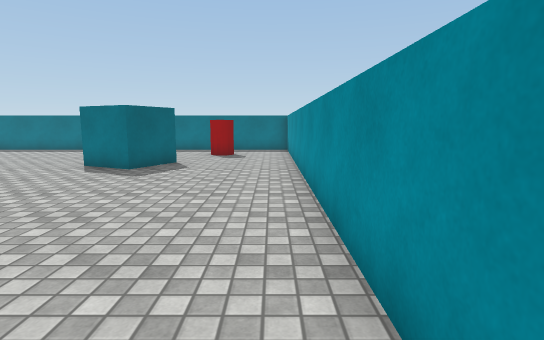
View 1 (above)

24 first-person views from a walk through a scene from a Unity 3-D project. The camera is 1.3 m above the floor, tilts 8° down and sees 80° across. The floor is counted in squares, 1 m on a side. Each view is taken from the middle of a square. On the plan, view 1 faces up. The plan holds only what a view shows up to about 14 squares ahead; the rest is blank. The place goes on beyond the plan. The player is left out. Surface patterns are stand-ins for the level's own textures.

View 2
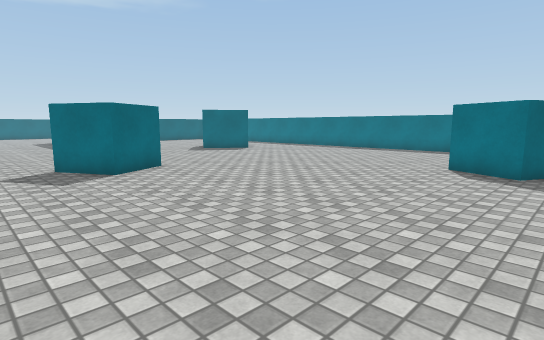

View 3
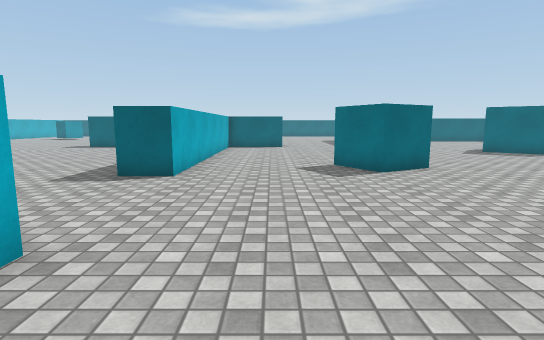

View 4
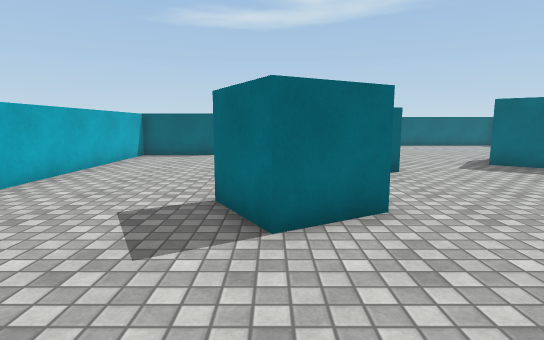

View 5
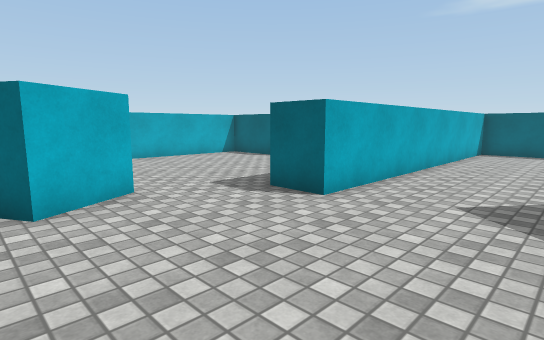

View 6
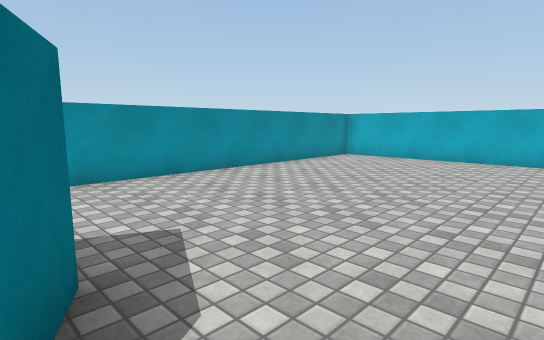

View 7
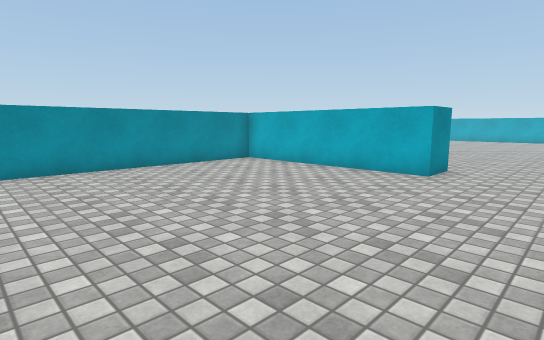

View 8
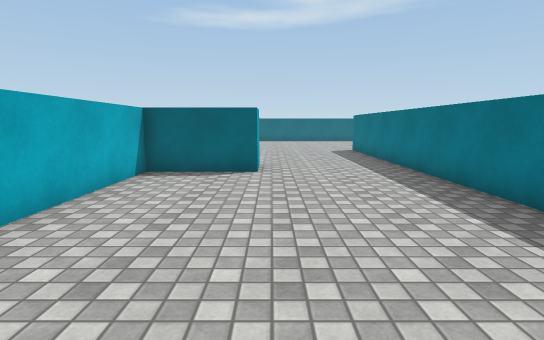

View 9
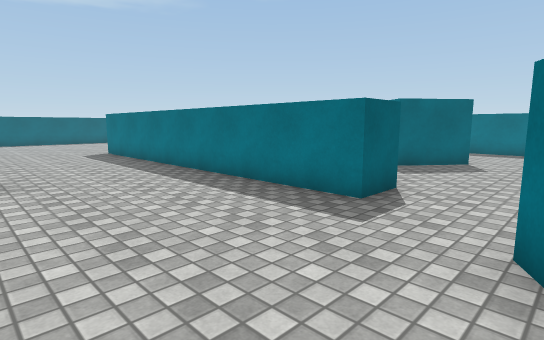

View 10
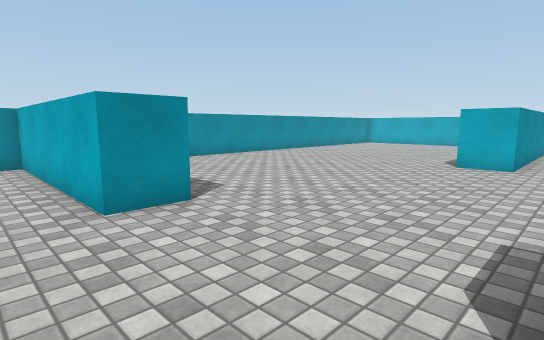

View 11
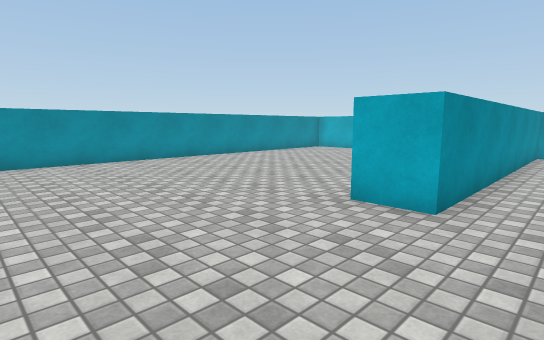

View 12
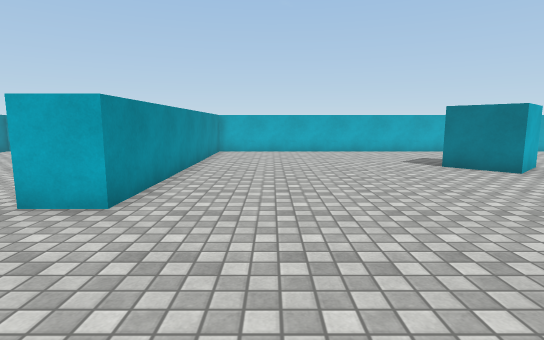

View 13
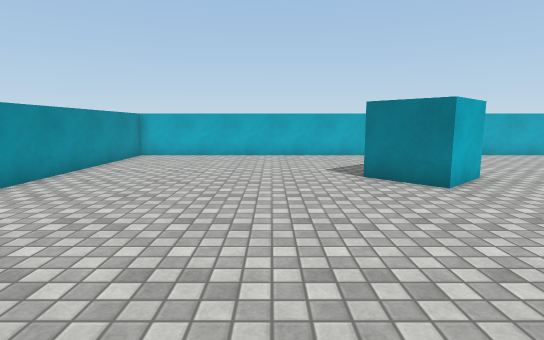

View 14
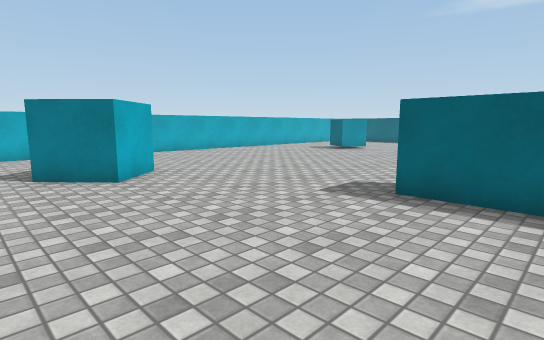

View 15
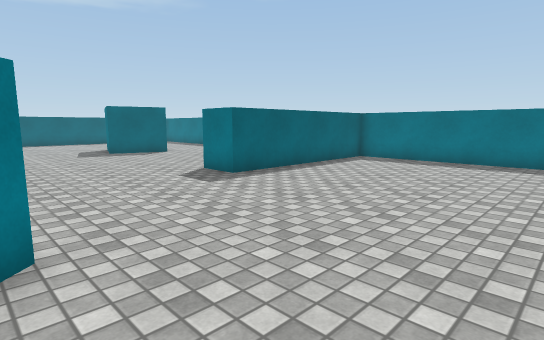

View 16
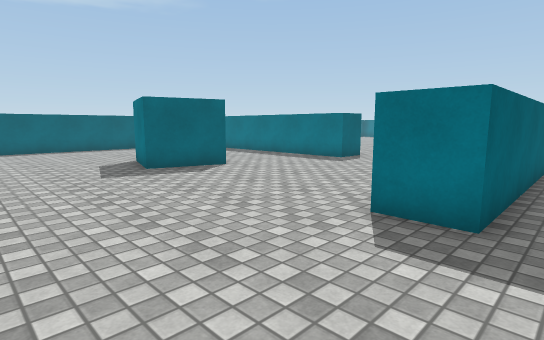

View 17
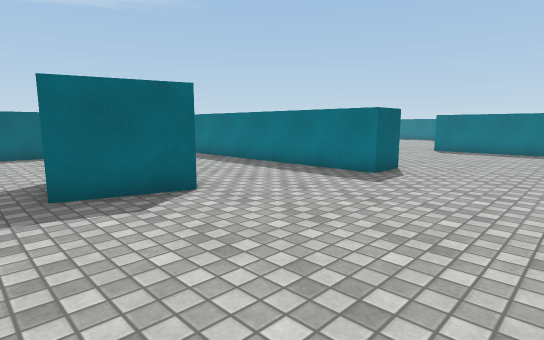

View 18
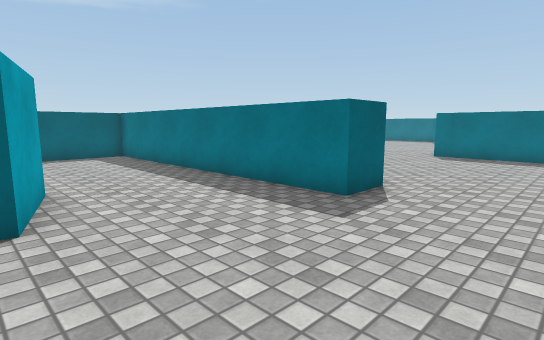

View 19
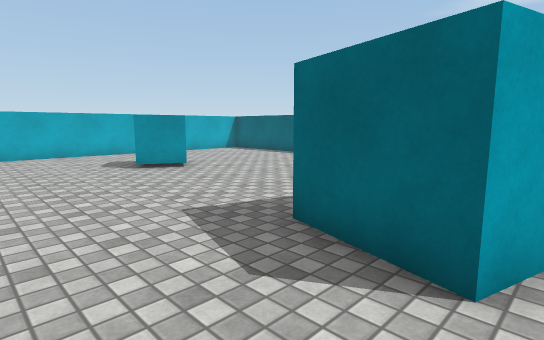

View 20
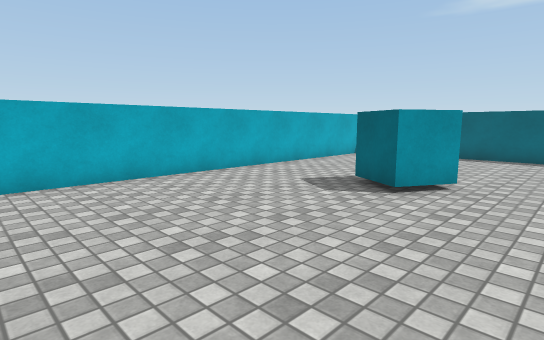

View 21
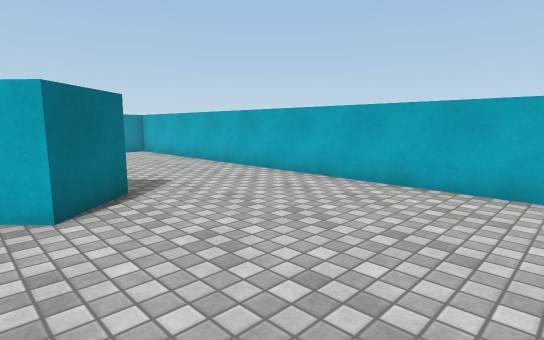

View 22
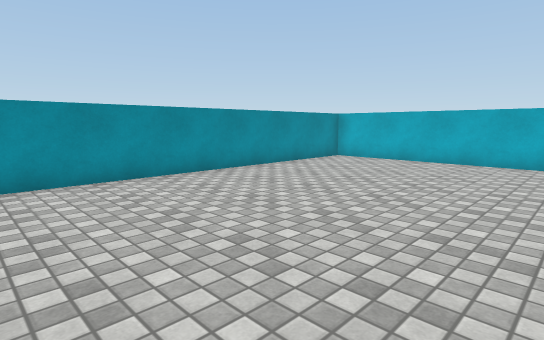

View 23
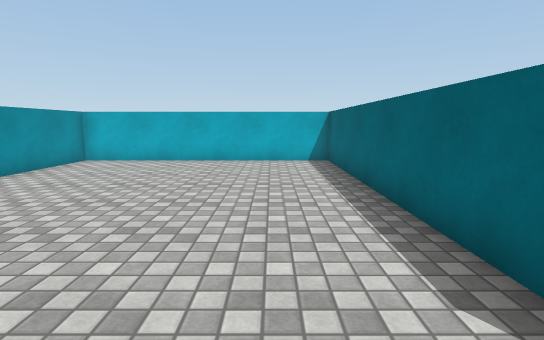

View 24
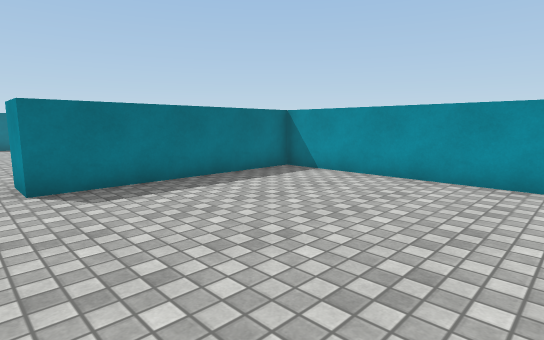

### Floor plan
Points are (right, up) in squares from view 1. A wall is a line through its corners. A room is listed if a view was taken in it or the views show most of it. See-through windows are left out.
Room 1 (views 1, 2, 3, 4, 5, 6, 7, 8, 9, 10)
walls: (-6.1, -2.5) (0.8, -2.5) (0.8, 10.4); (-23.4, 0.6) (-21.9, 0.6) (-21.9, -2.5) (-11.1, -2.5); (-28.1, 8.6) (-28.1, 6.5) (-16.9, 6.5) (-16.9, 5.1) (-24.5, 5.1)
ways out: opening at (-24.8, 2.5) to room 2; opening at (-8.5, -2.2) to room 2
objects: other object (-18, 10); other object (-14, 2) to (-12, 5); other object (-6, 9) to (-4, 10)
Room 2 (views 11, 12, 13, 14, 15, 16, 17, 18, 19, 20, 21, 22, 23, 24)
walls: (-16, -3.9) (-21.9, -3.9) (-21.9, -10.6) (-23.4, -10.6); (-28.1, -2.4) (-28.1, -3.9) (-38.5, -3.9); (-11.1, -2.5) (-11.1, -4); (-8, -13.2) (-8, -22.8) (0.8, -22.8) (0.8, -3.9) (-6.1, -3.9) (-6.1, -2.5); (-24.5, 5.1) (-29.7, 5.1); (-37.2, -22.8) (-9.5, -22.8) (-9.5, -11.9) (-8, -11.9)
ways out: opening at (-24.8, 2.5) to room 1; opening at (-8.5, -2.2) to room 1
objects: other object (-33, -11) to (-30, -8); other object (-32, -19) to (-31, -17); other object (-20, -18) to (-17, -16)

Positions as (right, up) in squares from view 1, and headings:
1: (0, 0), facing up
2: (-3, 0), facing up-left
3: (-3, 0), facing left
4: (-8, 3), facing left
5: (-12, 10), facing down-left
6: (-7, 10), facing down-right
7: (-9, 6), facing down-right
8: (-13, 1), facing left
9: (-14, 0), facing up-left
10: (-11, -1), facing down-right
11: (-11, -7), facing down-right
12: (-12, -7), facing down
13: (-15, -9), facing down
14: (-16, -8), facing down-left
15: (-15, -16), facing up-left
16: (-21, -15), facing up-left
17: (-24, -12), facing up-left
18: (-25, -9), facing up-left
19: (-27, -8), facing down-left
20: (-25, -15), facing down-left
21: (-25, -16), facing down-right
22: (-7, -11), facing down-right
23: (-6, -11), facing down
24: (-7, -11), facing up-right
